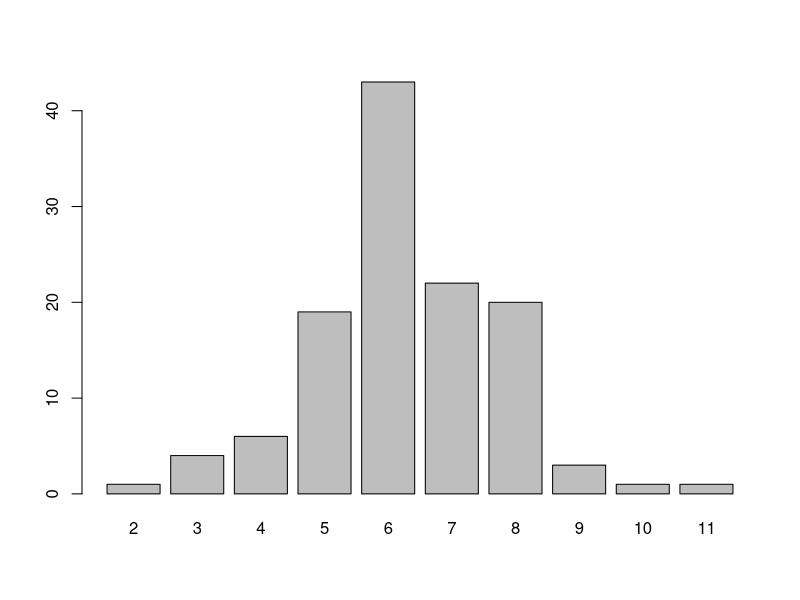
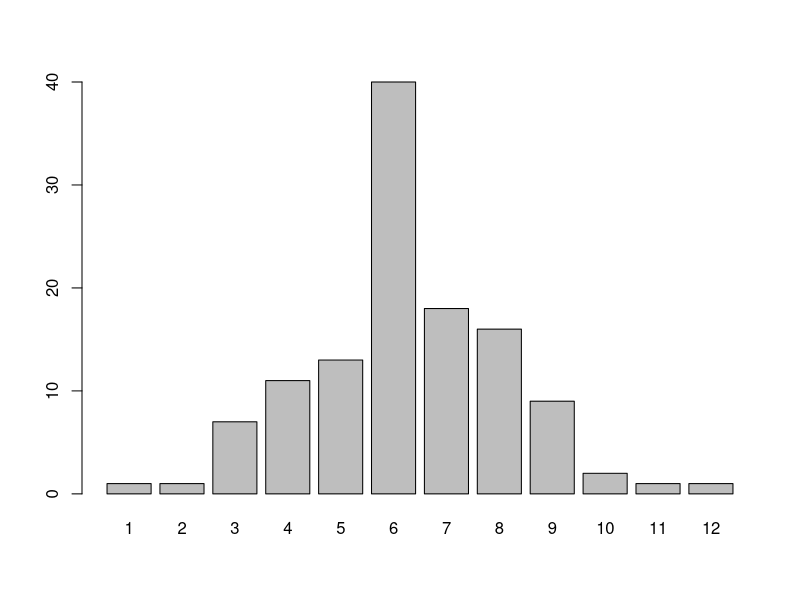
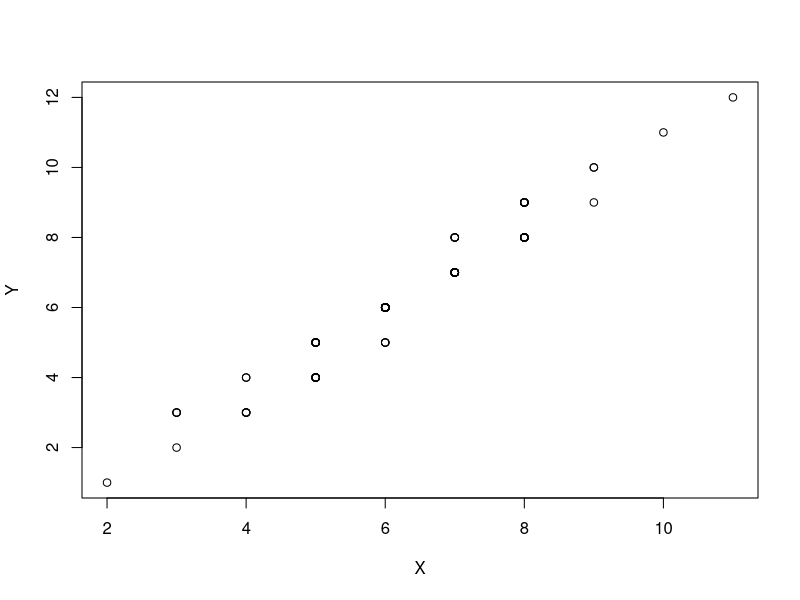

Source code (R) for these figures, in order:
###########################
###                     ###
###   Laboratorio 04    ###
###                     ###
###########################

# Hipergeom?trica 
# En un lote de tama?o N tengo m objetos defectuosos y N-m que no son defectuosos
# obtengo una muestra aleatoria de tama?o n y luego 
# la probabilidad de que x objetos sean defectuosos est? dada por 
# la funci?n de probabilidad de la distribuci?n hipergeom?trica

# X: cantidad de objetos defectuosos de la muestra
# X={0,1,...,min(m,k)}

# En R se define como una urna con m bolas blancas y n bolas negras
# Se realiza una extracci?n de tama?o k y
# x representa el n?mero de bolas blancas extra?das

# dhyper(x,m,n,k)
# phyper(q,m,n,k)
# qhyper(p,m,n,k)
# rhyper(nmuestra,m,n,k)

# Media teorica = k*p, con p=m/(m+n)
# Varianza teorica = k*p*(1-p)*(m+n-k)/(m+n-1)

# Hay una urna con 17 bolas blancas y 23 negras,
# si se extraen 15 bolas al azar,
# ?Cu?l es la distribuci?n de las bolas blancas extra?das?

# X~Hipergeometrica(m=17,n=23,k=15)

# Vamos a simular una muestra aleatoria de tama?o n=120

set.seed(1113)
tam=120
m=17
n=23
k=15
X=rhyper(tam,m,n,k)

barplot(table(X))

# Medidas centrales muestrales 

# Media muestral
mean(X)
# Media te?rica 
p=m/(m+n)
k*p

# Moda muestral
filtro=(table(X)==max(table(X)))
table(X)[filtro]

# Mediana muestral
median(X)
# Mediana te?rica
qhyper(0.5,m,n,k)

# Esperanza de g(X)=X^2
g=function(X){X^2}
mean(g(X))

# Percentiles muestrales
quantile(X,seq(from=0.1,to=0.9,by=0.1))
# Percentiles te?ricos 
qhyper(seq(from=0.1,to=0.9,by=0.1),m,n,k)

# Varianza muestral
var(X)
# Varianza te?rica 
k*p*(1-p)*(m+n-k)/(m+n-1)

# Rango muestral
Rango=max(X)-min(X)
Rango
Rango=function(X){max(X)-min(X)}
Rango(X)
range(X)[2]-range(X)[1]

# Rango intercuart?lico muestral
IQR=function(X){quantile(X,0.75)-quantile(X,0.25)}
IQR(X)
# Rango intercuart?lico te?rico
qhyper(0.75,m,n,k)-qhyper(0.25,m,n,k)

# Desviaci?n est?ndar muestral
sd(X)
# Desviaci?n est?ndar te?rica
sqrt(k*p*(1-p)*(m+n-k)/(m+n-1))

# Coeficiente de variaci?n muestral
sd(X,na.rm=TRUE)/mean(X,na.rm=TRUE)
# Coeficiente de variaci?n te?rico
sqrt(k*p*(1-p)*(m+n-k)/(m+n-1))/(k*p)

# Skewness muestral
Skewness=function(x){
  n=length(x)
  sum((x-mean(x))^3/n)/sd(x)^3
}
Skewness(X)

# Kurtosis muestral
Kurtosis=function(x){
  n=length(x)
  sum((x-mean(x))^4/n)/sd(x)^4-3
}
Kurtosis(X)


# Para lo ?ltimo necesitamos dos variables
# Y ~ Binomial(k,p)

set.seed(1113)
Y=rbinom(120,k,p)
barplot(table(Y))
plot(X,Y)

# Covarianza muestral
cov(X,Y)

# Correlaci?n muestral
cor(X,Y)
cov(X,Y)/(sd(X)*sd(Y))
